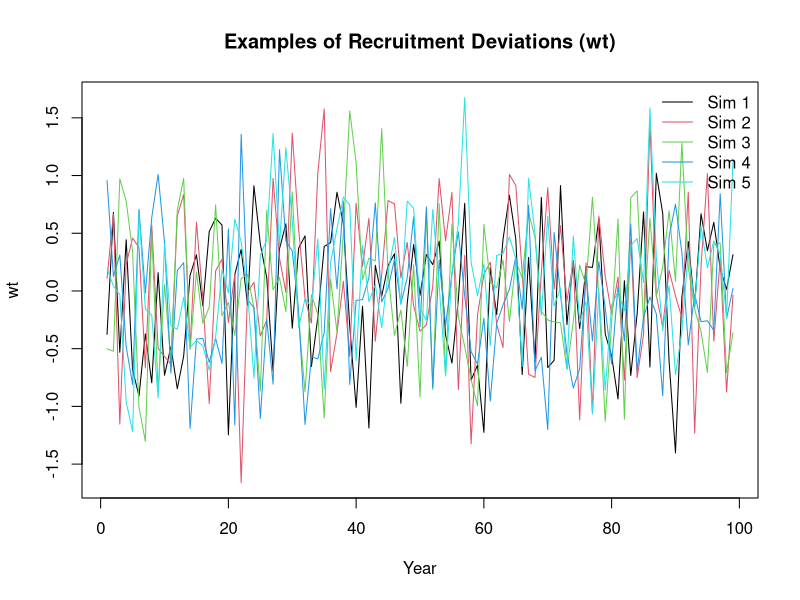
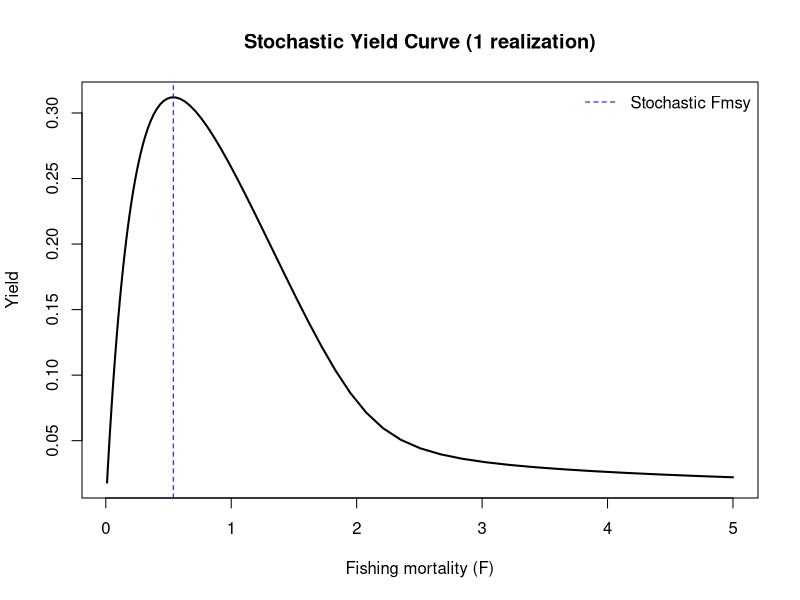
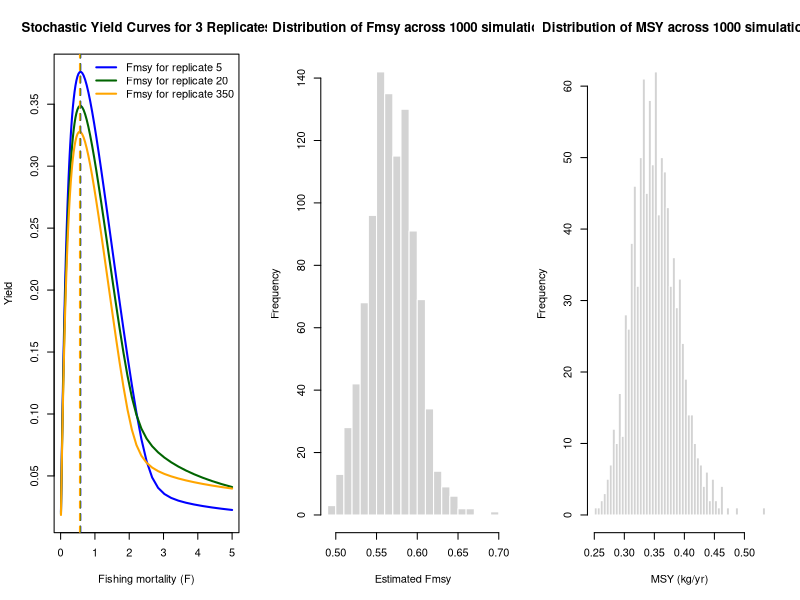

Write R code to recreate these figures, in order.
# life history inputs
vul <- c(0.05, 0.174, 0.571, 0.899, 1.000, 0.6)
wa <- c(0.05, 0.104, 0.145, 0.186, 0.212, 0.253)
mat <- c(0.05, 0.20, 0.82, 0.99, 1.00, 1.00)
M <- 0.4
n_ages <- length(mat)

# survivorship
lo <- numeric(n_ages)
lo[1] <- 1
for (i in 2:n_ages) lo[i] <- lo[i - 1] * exp(-M)
lo[n_ages] <- lo[n_ages - 1] / (1 - exp(-M))

# recruitment params
Ro <- 10
recK <- 5
sbro <- sum(lo * mat * wa)
alpha <- recK / sbro # look here
ln_alpha <- log(alpha)
br <- (alpha * sbro - 1) / (Ro * sbro) # look here
ninit <- Ro * lo

# simulation settings
n_years <- 100
sdr <- 0.6
n_sim <- 1000

# draw wt sequences
set.seed(1)
wt_mat <- matrix(rnorm((n_years - 1) * n_sim, 0, sdr), nrow = n_sim)
# plot 5 example wt sequences
matplot(t(wt_mat[1:5, ]),
  type = "l", lty = 1,
  main = "Examples of Recruitment Deviations (wt)",
  xlab = "Year", ylab = "wt", col = 1:5
)
legend("topright", legend = paste("Sim", 1:5), col = 1:5, lty = 1, bty = "n")

# function to estimate Fmsy from one wt sequence
get_yield <- function(logF, wt) {
  F <- exp(logF)
  Z <- matrix(F * vul + M, nrow = n_years, ncol = n_ages, byrow = TRUE)
  log_n <- matrix(-Inf, nrow = n_years, ncol = n_ages)
  log_n[1, ] <- log(ninit)
  ssb <- yield <- numeric(n_years)
  ssb[1] <- sum(exp(log_n[1, ]) * mat * wa)
  for (t in 2:n_years) {
    log_n[t, 1] <- ln_alpha + log(ssb[t - 1]) - log(1 + br * ssb[t - 1]) + wt[t - 1]
    for (a in 2:n_ages) {
      log_n[t, a] <- log_n[t - 1, a - 1] - Z[t - 1, a - 1]
    }
    log_n[t, n_ages] <- log(
      exp(log_n[t, n_ages]) +
        exp(log_n[t - 1, n_ages]) * exp(-Z[t - 1, n_ages])
    )
    ssb[t] <- sum(exp(log_n[t, ]) * mat * wa)
    yield[t] <- sum(exp(log_n[t, ]) * wa * F * vul / Z[t, ] * (1 - exp(-Z[t, ])))
  }
  -mean(yield[-1])
}

# run simulation
fmsy_vals <- msy_vals <- numeric(n_sim)
for (i in 1:n_sim) {
  wt <- wt_mat[i, ]
  opt <- optimize(function(logF) get_yield(logF, wt),
    interval = log(c(0.01, 5))
  )
  fmsy_vals[i] <- exp(opt$minimum)
  msy_vals[i] <- -get_yield(opt$minimum, wt) # positive MSY
  if (i %% 50 == 0) cat("Completed", i, "of", n_sim, "\n")
}

# plot the stochastic yield curve for one replicate
wt_example <- wt_mat[1, ]
f_seq <- seq(log(0.01), log(5), length.out = 100)
yields <- sapply(f_seq, get_yield, wt = wt_example)

plot(exp(f_seq), -yields,
  type = "l", lwd = 2,
  xlab = "Fishing mortality (F)", ylab = "Yield",
  main = "Stochastic Yield Curve (1 realization)"
)
abline(v = fmsy_vals[1], col = "blue", lty = 2)
legend("topright",
  legend = c("Stochastic Fmsy"),
  col = c("blue"), lty = 2, bty = "n"
)

# plot the same thing but for 3 replicates to visualize
rep_ids <- c(5, 20, 350)
colors <- c("blue", "darkgreen", "orange")

# sequence of F values to evaluate
f_seq <- seq(log(0.01), log(5), length.out = 100)

# compute yields for each replicate
yield_mat <- sapply(rep_ids, function(i) {
  wt_example <- wt_mat[i, ]
  sapply(f_seq, get_yield, wt = wt_example)
})

# plot several yield curves
par(mfrow=c(1,3))
matplot(exp(f_seq), -yield_mat,
  type = "l", lty = 1, lwd = 2,
  col = colors, xlab = "Fishing mortality (F)", ylab = "Yield",
  main = "Stochastic Yield Curves for 3 Replicates"
)

# add vertical lines for their estimated Fmsy
for (j in seq_along(rep_ids)) {
  abline(v = fmsy_vals[rep_ids[j]], col = colors[j], lty = 2, lwd = 1.5)
}

legend("topright",
  legend = paste("Fmsy for replicate", rep_ids),
  col = colors, lty = 1, lwd = 2, bty = "n"
)

# plot histogram of Fmsy
hist(fmsy_vals,
  breaks = 20,
  main = "Distribution of Fmsy across 1000 simulations",
  xlab = "Estimated Fmsy", col = "lightgray", border = "white"
)

# summarize the median +/- 90% uncertainty interval of Fmsy
quantile(fmsy_vals, c(0.05, 0.5, 0.95))

hist(msy_vals,
  breaks = 40,
  main = "Distribution of MSY across 1000 simulations",
  xlab = "MSY (kg/yr)", col = "lightgray", border = "white"
)

# summarize the median +/- 90% uncertainty interval of Msy
quantile(msy_vals, c(0.05, 0.5, 0.95))

